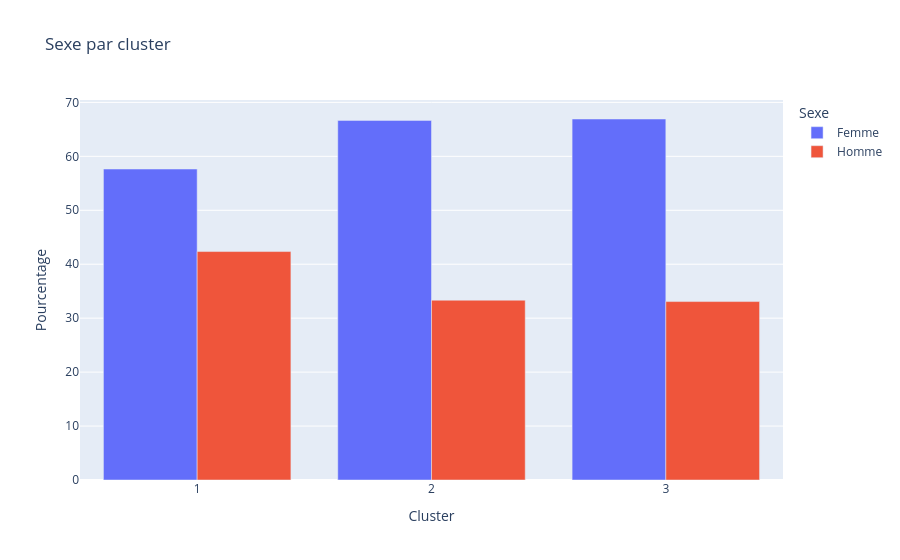

The cell this chart's notebook holds for it:
### Markdown cell above
## 12. Association avec les variables démographiques

### Code cell
# Sexe
sex_cross = pd.crosstab(df_positif['Cluster_symptome'], df_positif['Sexe'], normalize='index') * 100
print("Répartition du sexe par cluster (en %) :")
display(sex_cross)

fig = px.bar(sex_cross, barmode='group', title='Sexe par cluster',
             labels={'value': 'Pourcentage', 'Cluster_symptome': 'Cluster'})
fig.show()

### Figure 1 — Plotly figure (JSON) as saved in the notebook; plotly's stock layout.template omitted (floating-point values rounded to 4 significant figures)
{"data": [{"alignmentgroup": "True", "hovertemplate": "Sexe=Femme<br>Cluster=%{x}<br>Pourcentage=%{y}<extra></extra>", "legendgroup": "Femme", "marker": {"color": "#636efa", "pattern": {"shape": ""}}, "name": "Femme", "offsetgroup": "Femme", "orientation": "v", "showlegend": true, "textposition": "auto", "type": "bar", "x": [1, 2, 3], "xaxis": "x", "y": [57.65, 66.67, 66.92], "yaxis": "y"}, {"alignmentgroup": "True", "hovertemplate": "Sexe=Homme<br>Cluster=%{x}<br>Pourcentage=%{y}<extra></extra>", "legendgroup": "Homme", "marker": {"color": "#EF553B", "pattern": {"shape": ""}}, "name": "Homme", "offsetgroup": "Homme", "orientation": "v", "showlegend": true, "textposition": "auto", "type": "bar", "x": [1, 2, 3], "xaxis": "x", "y": [42.35, 33.33, 33.08], "yaxis": "y"}], "layout": {"barmode": "group", "legend": {"title": {"text": "Sexe"}, "tracegroupgap": 0}, "title": {"text": "Sexe par cluster"}, "xaxis": {"anchor": "y", "domain": [0, 1], "title": {"text": "Cluster"}}, "yaxis": {"anchor": "x", "domain": [0, 1], "title": {"text": "Pourcentage"}}}}
